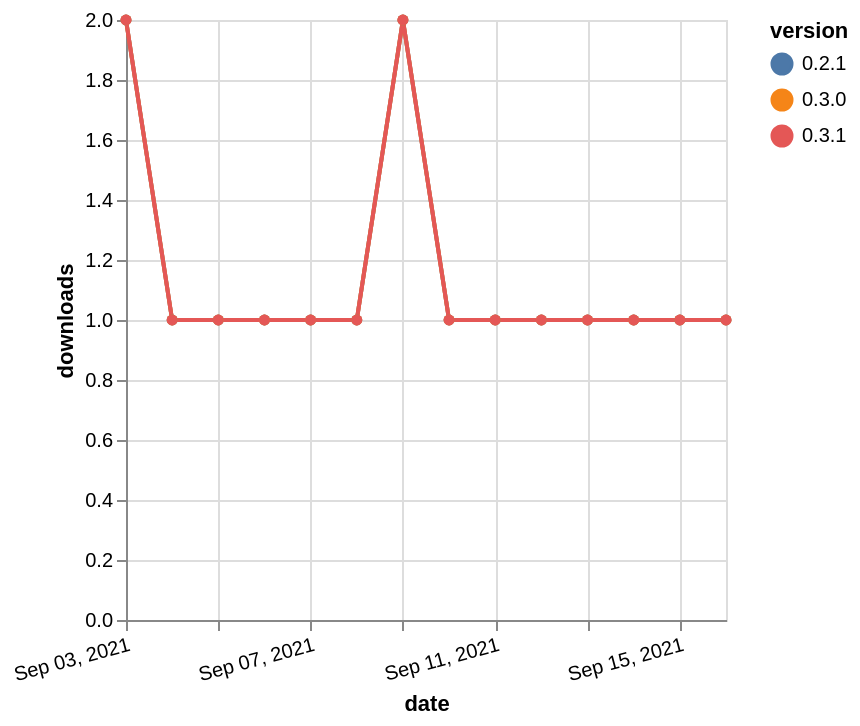

The Vega-Lite source for this figure:
### Vega-Lite specification from a JSON file in a GitHub repository (floating-point values rounded to 4 significant figures)
{"$schema": "https://vega.github.io/schema/vega-lite/v5.json", "description": "A simple bar chart with embedded data.", "data": {"values": [{"date": "2021-09-03", "total": 100, "delta": 2, "version": "0.2.1"}, {"date": "2021-09-04", "total": 101, "delta": 1, "version": "0.2.1"}, {"date": "2021-09-05", "total": 102, "delta": 1, "version": "0.2.1"}, {"date": "2021-09-06", "total": 103, "delta": 1, "version": "0.2.1"}, {"date": "2021-09-07", "total": 104, "delta": 1, "version": "0.2.1"}, {"date": "2021-09-08", "total": 105, "delta": 1, "version": "0.2.1"}, {"date": "2021-09-09", "total": 107, "delta": 2, "version": "0.2.1"}, {"date": "2021-09-10", "total": 108, "delta": 1, "version": "0.2.1"}, {"date": "2021-09-11", "total": 109, "delta": 1, "version": "0.2.1"}, {"date": "2021-09-12", "total": 110, "delta": 1, "version": "0.2.1"}, {"date": "2021-09-13", "total": 111, "delta": 1, "version": "0.2.1"}, {"date": "2021-09-14", "total": 112, "delta": 1, "version": "0.2.1"}, {"date": "2021-09-15", "total": 113, "delta": 1, "version": "0.2.1"}, {"date": "2021-09-16", "total": 114, "delta": 1, "version": "0.2.1"}, {"date": "2021-09-03", "total": 47, "delta": 2, "version": "0.3.0"}, {"date": "2021-09-04", "total": 48, "delta": 1, "version": "0.3.0"}, {"date": "2021-09-05", "total": 49, "delta": 1, "version": "0.3.0"}, {"date": "2021-09-06", "total": 50, "delta": 1, "version": "0.3.0"}, {"date": "2021-09-07", "total": 51, "delta": 1, "version": "0.3.0"}, {"date": "2021-09-08", "total": 52, "delta": 1, "version": "0.3.0"}, {"date": "2021-09-09", "total": 54, "delta": 2, "version": "0.3.0"}, {"date": "2021-09-10", "total": 55, "delta": 1, "version": "0.3.0"}, {"date": "2021-09-11", "total": 56, "delta": 1, "version": "0.3.0"}, {"date": "2021-09-12", "total": 57, "delta": 1, "version": "0.3.0"}, {"date": "2021-09-13", "total": 58, "delta": 1, "version": "0.3.0"}, {"date": "2021-09-14", "total": 59, "delta": 1, "version": "0.3.0"}, {"date": "2021-09-15", "total": 60, "delta": 1, "version": "0.3.0"}, {"date": "2021-09-16", "total": 61, "delta": 1, "version": "0.3.0"}, {"date": "2021-09-03", "total": 33, "delta": 2, "version": "0.3.1"}, {"date": "2021-09-04", "total": 34, "delta": 1, "version": "0.3.1"}, {"date": "2021-09-05", "total": 35, "delta": 1, "version": "0.3.1"}, {"date": "2021-09-06", "total": 36, "delta": 1, "version": "0.3.1"}, {"date": "2021-09-07", "total": 37, "delta": 1, "version": "0.3.1"}, {"date": "2021-09-08", "total": 38, "delta": 1, "version": "0.3.1"}, {"date": "2021-09-09", "total": 40, "delta": 2, "version": "0.3.1"}, {"date": "2021-09-10", "total": 41, "delta": 1, "version": "0.3.1"}, {"date": "2021-09-11", "total": 42, "delta": 1, "version": "0.3.1"}, {"date": "2021-09-12", "total": 43, "delta": 1, "version": "0.3.1"}, {"date": "2021-09-13", "total": 44, "delta": 1, "version": "0.3.1"}, {"date": "2021-09-14", "total": 45, "delta": 1, "version": "0.3.1"}, {"date": "2021-09-15", "total": 46, "delta": 1, "version": "0.3.1"}, {"date": "2021-09-16", "total": 47, "delta": 1, "version": "0.3.1"}]}, "width": "container", "mark": {"type": "line", "point": {"filled": true}}, "encoding": {"x": {"field": "date", "type": "temporal", "timeUnit": "yearmonthdate", "title": "date", "axis": {"labelAngle": -15}}, "y": {"field": "delta", "type": "quantitative", "title": "downloads"}, "color": {"field": "version", "type": "nominal"}, "tooltip": {"field": "delta"}}}
